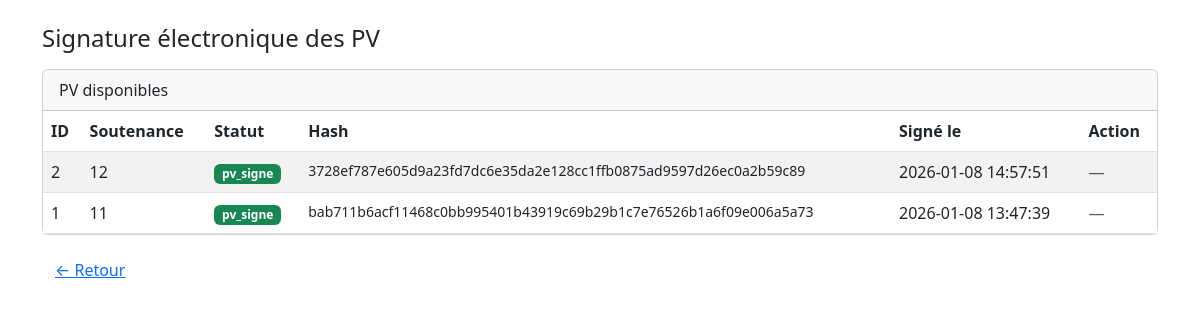
The app's page /src/views/directeur/signatures.php (signed in) with its own data.
### tables this page shows
CREATE TABLE `pv` (
  `id` int(11) NOT NULL,
  `soutenance_id` int(11) NOT NULL,
  `statut` varchar(20) DEFAULT 'attente_signature',
  `signature_hash` varchar(64) DEFAULT NULL,
  `signed_at` datetime DEFAULT NULL,
  `created_at` timestamp NULL DEFAULT current_timestamp()
);

### src/views/directeur/signatures.php (the view, shortened to what this page needs)
<?php
require_once __DIR__ . '/../../../config/database.php';
$stmt = $pdo->query("SELECT id, soutenance_id, statut, signature_hash, signed_at
                     FROM pv
                     ORDER BY created_at DESC");
$pvs = $stmt->fetchAll(PDO::FETCH_ASSOC);
?>
<!doctype html>
<html lang="fr">
<head>
  <link href="https://cdn.jsdelivr.net/npm/bootstrap@5.3.0/dist/css/bootstrap.min.css" rel="stylesheet">
</head>
<body class="container py-4">
  <h1 class="h4 mb-3">Signature électronique des PV</h1>
  <div class="card">
    <div class="card-header">PV disponibles</div>
    <div class="table-responsive">
      <table class="table table-striped mb-0">
        <thead><tr>
          <th>ID</th><th>Soutenance</th><th>Statut</th><th>Hash</th><th>Signé le</th><th>Action</th>
        </tr></thead>
        <tbody>
        <?php foreach($pvs as $pv): ?>
          <tr>
            <td><?= (int)$pv['id'] ?></td>
            <td><?= htmlspecialchars($pv['soutenance_id']) ?></td>
            <td><span class="badge <?= $pv['statut']==='pv_signe'?'bg-success':'bg-secondary' ?>">
              <?= htmlspecialchars($pv['statut']) ?>
            </span></td>
            <td class="small"><?= htmlspecialchars($pv['signature_hash'] ?? '-') ?></td>
            <td><?= htmlspecialchars($pv['signed_at'] ?? '-') ?></td>
            <td>
              <?php if($pv['statut'] !== 'pv_signe'): ?>
                <form method="post" class="d-inline">
                  <input type="hidden" name="action" value="sign">
                  <input type="hidden" name="pv_id" value="<?= (int)$pv['id'] ?>">
                  <button class="btn btn-sm btn-primary">Signer</button>
                </form>
              <?php else: ?>
                <span class="text-muted">—</span>
              <?php endif; ?>
            </td>
          </tr>
        <?php endforeach; ?>
        </tbody>
      </table>
    </div>
  </div>
  <a class="btn btn-link mt-3" href="index.php">← Retour</a>
</body>
</html>

### records on screen
pv: id "2", soutenance "12", statut "pv_signe", signature_hash "3728ef787e605d9a23fd7dc6e35da2e128cc1ffb0875ad9597d26ec0a2b59c89", signed_at "2026-01-08 14:57:51"
pv: id "1", soutenance "11", statut "pv_signe", signature_hash "bab711b6acf11468c0bb995401b43919c69b29b1c7e76526b1a6f09e006a5a73", signed_at "2026-01-08 13:47:39"
